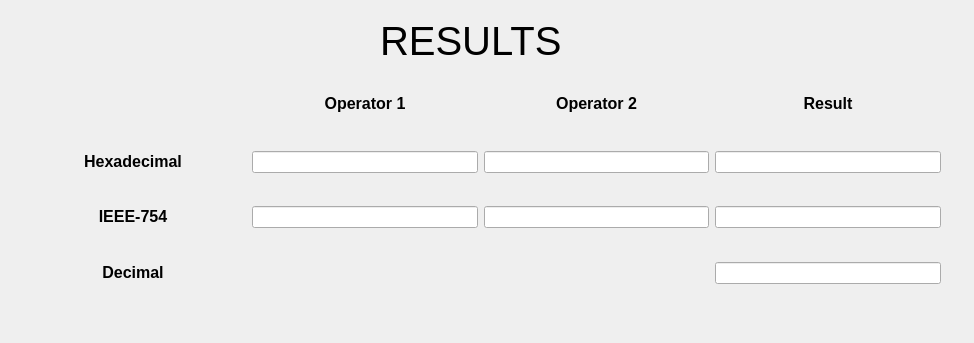
<?xml version="1.0" encoding="UTF-8"?>
<ui version="4.0">
 <class>Results</class>
 <widget class="QDialog" name="Results">
  <property name="geometry">
   <rect>
    <x>0</x>
    <y>0</y>
    <width>974</width>
    <height>343</height>
   </rect>
  </property>
  <property name="windowTitle">
   <string>Dialog</string>
  </property>
  <widget class="QLabel" name="label">
   <property name="geometry">
    <rect>
     <x>380</x>
     <y>20</y>
     <width>181</width>
     <height>41</height>
    </rect>
   </property>
   <property name="font">
    <font>
     <pointsize>30</pointsize>
    </font>
   </property>
   <property name="text">
    <string>RESULTS</string>
   </property>
  </widget>
  <widget class="QWidget" name="gridLayoutWidget">
   <property name="geometry">
    <rect>
     <x>20</x>
     <y>90</y>
     <width>921</width>
     <height>221</height>
    </rect>
   </property>
   <layout class="QGridLayout" name="gridLayout">
    <item row="2" column="1">
     <widget class="QLineEdit" name="lineEdit_9"/>
    </item>
    <item row="3" column="0">
     <spacer name="verticalSpacer_3">
      <property name="orientation">
       <enum>Qt::Vertical</enum>
      </property>
      <property name="sizeHint" stdset="0">
       <size>
        <width>20</width>
        <height>40</height>
       </size>
      </property>
     </spacer>
    </item>
    <item row="5" column="2">
     <spacer name="verticalSpacer_4">
      <property name="orientation">
       <enum>Qt::Vertical</enum>
      </property>
      <property name="sizeHint" stdset="0">
       <size>
        <width>20</width>
        <height>40</height>
       </size>
      </property>
     </spacer>
    </item>
    <item row="4" column="2">
     <widget class="QLineEdit" name="lineEdit_12"/>
    </item>
    <item row="0" column="1">
     <widget class="QLabel" name="label_7">
      <property name="font">
       <font>
        <pointsize>12</pointsize>
       </font>
      </property>
      <property name="text">
       <string>&lt;html&gt;&lt;head/&gt;&lt;body&gt;&lt;p&gt;&lt;span style=&quot; font-weight:600;&quot;&gt;Operator 1&lt;/span&gt;&lt;/p&gt;&lt;/body&gt;&lt;/html&gt;</string>
      </property>
      <property name="alignment">
       <set>Qt::AlignCenter</set>
      </property>
     </widget>
    </item>
    <item row="0" column="2">
     <widget class="QLabel" name="label_9">
      <property name="font">
       <font>
        <pointsize>12</pointsize>
       </font>
      </property>
      <property name="text">
       <string>&lt;html&gt;&lt;head/&gt;&lt;body&gt;&lt;p&gt;&lt;span style=&quot; font-weight:600;&quot;&gt;Operator 2&lt;/span&gt;&lt;/p&gt;&lt;/body&gt;&lt;/html&gt;</string>
      </property>
      <property name="alignment">
       <set>Qt::AlignCenter</set>
      </property>
     </widget>
    </item>
    <item row="6" column="3">
     <widget class="QLineEdit" name="lineEdit_19"/>
    </item>
    <item row="4" column="1">
     <widget class="QLineEdit" name="lineEdit_10"/>
    </item>
    <item row="2" column="2">
     <widget class="QLineEdit" name="lineEdit_8"/>
    </item>
    <item row="4" column="0">
     <widget class="QLabel" name="label_8">
      <property name="font">
       <font>
        <pointsize>12</pointsize>
       </font>
      </property>
      <property name="text">
       <string>&lt;html&gt;&lt;head/&gt;&lt;body&gt;&lt;p&gt;&lt;span style=&quot; font-weight:600;&quot;&gt;IEEE-754&lt;/span&gt;&lt;/p&gt;&lt;/body&gt;&lt;/html&gt;</string>
      </property>
      <property name="alignment">
       <set>Qt::AlignCenter</set>
      </property>
     </widget>
    </item>
    <item row="0" column="3">
     <widget class="QLabel" name="label_6">
      <property name="font">
       <font>
        <pointsize>12</pointsize>
       </font>
      </property>
      <property name="text">
       <string>&lt;html&gt;&lt;head/&gt;&lt;body&gt;&lt;p&gt;&lt;span style=&quot; font-weight:600;&quot;&gt;Result&lt;/span&gt;&lt;/p&gt;&lt;/body&gt;&lt;/html&gt;</string>
      </property>
      <property name="alignment">
       <set>Qt::AlignCenter</set>
      </property>
     </widget>
    </item>
    <item row="7" column="0">
     <spacer name="horizontalSpacer">
      <property name="orientation">
       <enum>Qt::Horizontal</enum>
      </property>
      <property name="sizeHint" stdset="0">
       <size>
        <width>40</width>
        <height>20</height>
       </size>
      </property>
     </spacer>
    </item>
    <item row="2" column="0">
     <widget class="QLabel" name="label_5">
      <property name="font">
       <font>
        <pointsize>12</pointsize>
       </font>
      </property>
      <property name="text">
       <string>&lt;html&gt;&lt;head/&gt;&lt;body&gt;&lt;p&gt;&lt;span style=&quot; font-weight:600;&quot;&gt;Hexadecimal&lt;/span&gt;&lt;/p&gt;&lt;/body&gt;&lt;/html&gt;</string>
      </property>
      <property name="alignment">
       <set>Qt::AlignCenter</set>
      </property>
     </widget>
    </item>
    <item row="2" column="3">
     <widget class="QLineEdit" name="lineEdit_7"/>
    </item>
    <item row="4" column="3">
     <widget class="QLineEdit" name="lineEdit_11"/>
    </item>
    <item row="7" column="3">
     <spacer name="verticalSpacer">
      <property name="orientation">
       <enum>Qt::Vertical</enum>
      </property>
      <property name="sizeHint" stdset="0">
       <size>
        <width>20</width>
        <height>40</height>
       </size>
      </property>
     </spacer>
    </item>
    <item row="1" column="1">
     <spacer name="verticalSpacer_5">
      <property name="orientation">
       <enum>Qt::Vertical</enum>
      </property>
      <property name="sizeHint" stdset="0">
       <size>
        <width>20</width>
        <height>40</height>
       </size>
      </property>
     </spacer>
    </item>
    <item row="6" column="0">
     <widget class="QLabel" name="label_10">
      <property name="font">
       <font>
        <pointsize>12</pointsize>
       </font>
      </property>
      <property name="text">
       <string>&lt;html&gt;&lt;head/&gt;&lt;body&gt;&lt;p&gt;&lt;span style=&quot; font-weight:600;&quot;&gt;Decimal&lt;/span&gt;&lt;/p&gt;&lt;/body&gt;&lt;/html&gt;</string>
      </property>
      <property name="alignment">
       <set>Qt::AlignCenter</set>
      </property>
     </widget>
    </item>
    <item row="0" column="0">
     <spacer name="verticalSpacer_2">
      <property name="orientation">
       <enum>Qt::Vertical</enum>
      </property>
      <property name="sizeHint" stdset="0">
       <size>
        <width>20</width>
        <height>40</height>
       </size>
      </property>
     </spacer>
    </item>
   </layout>
  </widget>
 </widget>
 <resources/>
 <connections/>
</ui>
